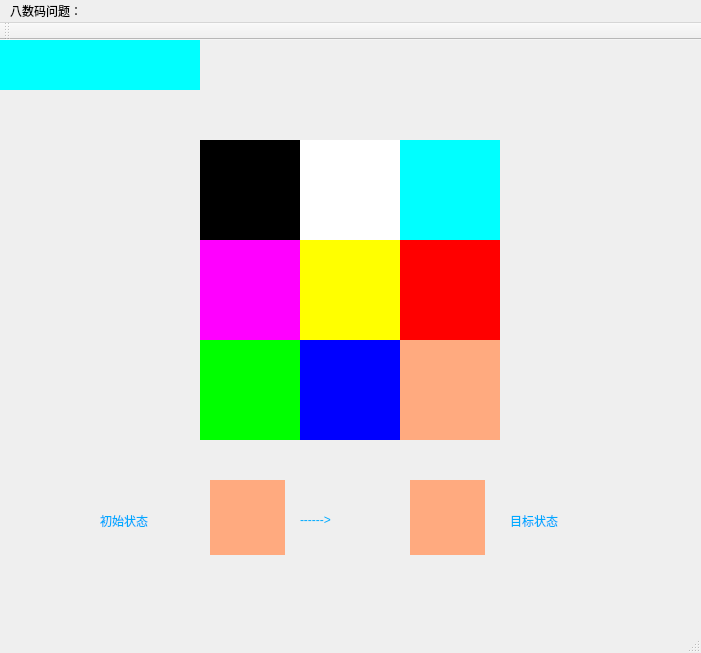
<?xml version="1.0" encoding="UTF-8"?>
<ui version="4.0">
 <class>test1</class>
 <widget class="QMainWindow" name="test1">
  <property name="geometry">
   <rect>
    <x>0</x>
    <y>0</y>
    <width>701</width>
    <height>653</height>
   </rect>
  </property>
  <property name="windowTitle">
   <string>test1</string>
  </property>
  <widget class="QWidget" name="centralWidget">
   <widget class="QLabel" name="label0">
    <property name="geometry">
     <rect>
      <x>200</x>
      <y>100</y>
      <width>100</width>
      <height>100</height>
     </rect>
    </property>
    <property name="layoutDirection">
     <enum>Qt::LeftToRight</enum>
    </property>
    <property name="styleSheet">
     <string notr="true">color: rgb(0, 170, 255);
font: 20pt &quot;方正胖娃_GBK&quot;;
background-color: rgb(0, 0, 0);</string>
    </property>
    <property name="text">
     <string/>
    </property>
   </widget>
   <widget class="QLabel" name="label1">
    <property name="geometry">
     <rect>
      <x>300</x>
      <y>100</y>
      <width>100</width>
      <height>100</height>
     </rect>
    </property>
    <property name="layoutDirection">
     <enum>Qt::LeftToRight</enum>
    </property>
    <property name="styleSheet">
     <string notr="true">color: rgb(0, 170, 255);
font: 20pt &quot;方正胖娃_GBK&quot;;
background-color: rgb(255, 255, 255);

</string>
    </property>
    <property name="text">
     <string/>
    </property>
   </widget>
   <widget class="QLabel" name="label2">
    <property name="geometry">
     <rect>
      <x>400</x>
      <y>100</y>
      <width>100</width>
      <height>100</height>
     </rect>
    </property>
    <property name="styleSheet">
     <string notr="true">color: rgb(0, 170, 255);
font: 20pt &quot;方正胖娃_GBK&quot;;
background-color: rgb(0, 255, 255);</string>
    </property>
    <property name="text">
     <string/>
    </property>
   </widget>
   <widget class="QLabel" name="label3">
    <property name="geometry">
     <rect>
      <x>200</x>
      <y>200</y>
      <width>100</width>
      <height>100</height>
     </rect>
    </property>
    <property name="styleSheet">
     <string notr="true">color: rgb(0, 170, 255);
font: 20pt &quot;方正胖娃_GBK&quot;;
background-color: rgb(255, 0, 255);</string>
    </property>
    <property name="text">
     <string/>
    </property>
   </widget>
   <widget class="QLabel" name="label4">
    <property name="geometry">
     <rect>
      <x>300</x>
      <y>200</y>
      <width>100</width>
      <height>100</height>
     </rect>
    </property>
    <property name="styleSheet">
     <string notr="true">color: rgb(0, 170, 255);
font: 20pt &quot;方正胖娃_GBK&quot;;
background-color: rgb(255, 255, 0);</string>
    </property>
    <property name="text">
     <string/>
    </property>
   </widget>
   <widget class="QLabel" name="label5">
    <property name="geometry">
     <rect>
      <x>400</x>
      <y>200</y>
      <width>100</width>
      <height>100</height>
     </rect>
    </property>
    <property name="styleSheet">
     <string notr="true">color: rgb(0, 170, 255);
font: 20pt &quot;方正胖娃_GBK&quot;;
background-color: rgb(255, 0, 0);</string>
    </property>
    <property name="text">
     <string/>
    </property>
   </widget>
   <widget class="QLabel" name="label6">
    <property name="geometry">
     <rect>
      <x>200</x>
      <y>300</y>
      <width>100</width>
      <height>100</height>
     </rect>
    </property>
    <property name="styleSheet">
     <string notr="true">color: rgb(0, 170, 255);
font: 20pt &quot;方正胖娃_GBK&quot;;
background-color: rgb(0, 255, 0);</string>
    </property>
    <property name="text">
     <string/>
    </property>
   </widget>
   <widget class="QLabel" name="label7">
    <property name="geometry">
     <rect>
      <x>300</x>
      <y>300</y>
      <width>100</width>
      <height>100</height>
     </rect>
    </property>
    <property name="styleSheet">
     <string notr="true">color: rgb(0, 170, 255);
font: 20pt &quot;方正胖娃_GBK&quot;;
background-color: rgb(0,0, 255);</string>
    </property>
    <property name="text">
     <string/>
    </property>
   </widget>
   <widget class="QLabel" name="label8">
    <property name="geometry">
     <rect>
      <x>400</x>
      <y>300</y>
      <width>100</width>
      <height>100</height>
     </rect>
    </property>
    <property name="styleSheet">
     <string notr="true">color: rgb(0, 170, 255);
font: 20pt &quot;方正胖娃_GBK&quot;;
background-color: rgb(255, 170, 127);</string>
    </property>
    <property name="text">
     <string/>
    </property>
   </widget>
   <widget class="QLabel" name="label">
    <property name="geometry">
     <rect>
      <x>0</x>
      <y>0</y>
      <width>200</width>
      <height>50</height>
     </rect>
    </property>
    <property name="styleSheet">
     <string notr="true">color: rgb(0, 170, 255);
font: 15pt &quot;方正胖娃_GBK&quot;;
background-color: rgb(0, 255, 255);</string>
    </property>
    <property name="text">
     <string/>
    </property>
   </widget>
   <widget class="QLabel" name="label8_0">
    <property name="geometry">
     <rect>
      <x>210</x>
      <y>440</y>
      <width>25</width>
      <height>25</height>
     </rect>
    </property>
    <property name="styleSheet">
     <string notr="true">color: rgb(0, 0, 0);
font: 9pt &quot;方正康体简体&quot;;
background-color: rgb(255, 170, 127);</string>
    </property>
    <property name="text">
     <string/>
    </property>
   </widget>
   <widget class="QLabel" name="label8_1">
    <property name="geometry">
     <rect>
      <x>235</x>
      <y>440</y>
      <width>25</width>
      <height>25</height>
     </rect>
    </property>
    <property name="styleSheet">
     <string notr="true">color: rgb(0, 0, 0);
font: 9pt &quot;方正康体简体&quot;;
background-color: rgb(255, 170, 127);</string>
    </property>
    <property name="text">
     <string/>
    </property>
   </widget>
   <widget class="QLabel" name="label8_3">
    <property name="geometry">
     <rect>
      <x>210</x>
      <y>465</y>
      <width>25</width>
      <height>25</height>
     </rect>
    </property>
    <property name="styleSheet">
     <string notr="true">color: rgb(0, 0, 0);
font: 9pt &quot;方正康体简体&quot;;
background-color: rgb(255, 170, 127);</string>
    </property>
    <property name="text">
     <string/>
    </property>
   </widget>
   <widget class="QLabel" name="label8_4">
    <property name="geometry">
     <rect>
      <x>235</x>
      <y>465</y>
      <width>25</width>
      <height>25</height>
     </rect>
    </property>
    <property name="styleSheet">
     <string notr="true">color: rgb(0, 0, 0);
font: 9pt &quot;方正康体简体&quot;;
background-color: rgb(255, 170, 127);</string>
    </property>
    <property name="text">
     <string/>
    </property>
   </widget>
   <widget class="QLabel" name="label8_6">
    <property name="geometry">
     <rect>
      <x>210</x>
      <y>490</y>
      <width>25</width>
      <height>25</height>
     </rect>
    </property>
    <property name="styleSheet">
     <string notr="true">color: rgb(0, 0, 0);
font: 9pt &quot;方正康体简体&quot;;
background-color: rgb(255, 170, 127);</string>
    </property>
    <property name="text">
     <string/>
    </property>
   </widget>
   <widget class="QLabel" name="label8_7">
    <property name="geometry">
     <rect>
      <x>235</x>
      <y>490</y>
      <width>25</width>
      <height>25</height>
     </rect>
    </property>
    <property name="styleSheet">
     <string notr="true">color: rgb(0, 0, 0);
font: 9pt &quot;方正康体简体&quot;;
background-color: rgb(255, 170, 127);
</string>
    </property>
    <property name="text">
     <string/>
    </property>
   </widget>
   <widget class="QLabel" name="label8_2">
    <property name="geometry">
     <rect>
      <x>260</x>
      <y>440</y>
      <width>25</width>
      <height>25</height>
     </rect>
    </property>
    <property name="styleSheet">
     <string notr="true">color: rgb(0, 0, 0);
font: 9pt &quot;方正康体简体&quot;;
background-color: rgb(255, 170, 127);</string>
    </property>
    <property name="text">
     <string/>
    </property>
   </widget>
   <widget class="QLabel" name="label8_5">
    <property name="geometry">
     <rect>
      <x>260</x>
      <y>465</y>
      <width>25</width>
      <height>25</height>
     </rect>
    </property>
    <property name="styleSheet">
     <string notr="true">color: rgb(0, 0, 0);
font: 9pt &quot;方正康体简体&quot;;
background-color: rgb(255, 170, 127);</string>
    </property>
    <property name="text">
     <string/>
    </property>
   </widget>
   <widget class="QLabel" name="label8_8">
    <property name="geometry">
     <rect>
      <x>260</x>
      <y>490</y>
      <width>25</width>
      <height>25</height>
     </rect>
    </property>
    <property name="styleSheet">
     <string notr="true">color: rgb(0, 0, 0);
font: 9pt &quot;方正康体简体&quot;;
background-color: rgb(255, 170, 127);</string>
    </property>
    <property name="text">
     <string/>
    </property>
   </widget>
   <widget class="QLabel" name="label9_2">
    <property name="geometry">
     <rect>
      <x>460</x>
      <y>440</y>
      <width>25</width>
      <height>25</height>
     </rect>
    </property>
    <property name="styleSheet">
     <string notr="true">color: rgb(0, 0, 0);
font: 9pt &quot;方正康体简体&quot;;
background-color: rgb(255, 170, 127);</string>
    </property>
    <property name="text">
     <string/>
    </property>
   </widget>
   <widget class="QLabel" name="label9_0">
    <property name="geometry">
     <rect>
      <x>410</x>
      <y>440</y>
      <width>25</width>
      <height>25</height>
     </rect>
    </property>
    <property name="styleSheet">
     <string notr="true">color: rgb(0, 0, 0);
font: 9pt &quot;方正康体简体&quot;;
background-color: rgb(255, 170, 127);</string>
    </property>
    <property name="text">
     <string/>
    </property>
   </widget>
   <widget class="QLabel" name="label9_8">
    <property name="geometry">
     <rect>
      <x>460</x>
      <y>490</y>
      <width>25</width>
      <height>25</height>
     </rect>
    </property>
    <property name="styleSheet">
     <string notr="true">color: rgb(0, 0, 0);
font: 9pt &quot;方正康体简体&quot;;
background-color: rgb(255, 170, 127);</string>
    </property>
    <property name="text">
     <string/>
    </property>
   </widget>
   <widget class="QLabel" name="label9_7">
    <property name="geometry">
     <rect>
      <x>435</x>
      <y>490</y>
      <width>25</width>
      <height>25</height>
     </rect>
    </property>
    <property name="styleSheet">
     <string notr="true">color: rgb(0, 0, 0);
font: 9pt &quot;方正康体简体&quot;;
background-color: rgb(255, 170, 127);</string>
    </property>
    <property name="text">
     <string/>
    </property>
   </widget>
   <widget class="QLabel" name="label9_1">
    <property name="geometry">
     <rect>
      <x>435</x>
      <y>440</y>
      <width>25</width>
      <height>25</height>
     </rect>
    </property>
    <property name="styleSheet">
     <string notr="true">color: rgb(0, 0, 0);
font: 9pt &quot;方正康体简体&quot;;
background-color: rgb(255, 170, 127);</string>
    </property>
    <property name="text">
     <string/>
    </property>
   </widget>
   <widget class="QLabel" name="label9_4">
    <property name="geometry">
     <rect>
      <x>435</x>
      <y>465</y>
      <width>25</width>
      <height>25</height>
     </rect>
    </property>
    <property name="styleSheet">
     <string notr="true">color: rgb(0, 0, 0);
font: 9pt &quot;方正康体简体&quot;;
background-color: rgb(255, 170, 127);</string>
    </property>
    <property name="text">
     <string/>
    </property>
   </widget>
   <widget class="QLabel" name="label9_5">
    <property name="geometry">
     <rect>
      <x>460</x>
      <y>465</y>
      <width>25</width>
      <height>25</height>
     </rect>
    </property>
    <property name="styleSheet">
     <string notr="true">color: rgb(0, 0, 0);
font: 9pt &quot;方正康体简体&quot;;
background-color: rgb(255, 170, 127);</string>
    </property>
    <property name="text">
     <string/>
    </property>
   </widget>
   <widget class="QLabel" name="label9_3">
    <property name="geometry">
     <rect>
      <x>410</x>
      <y>465</y>
      <width>25</width>
      <height>25</height>
     </rect>
    </property>
    <property name="styleSheet">
     <string notr="true">color: rgb(0, 0, 0);
font: 9pt &quot;方正康体简体&quot;;
background-color: rgb(255, 170, 127);</string>
    </property>
    <property name="text">
     <string/>
    </property>
   </widget>
   <widget class="QLabel" name="label9_6">
    <property name="geometry">
     <rect>
      <x>410</x>
      <y>490</y>
      <width>25</width>
      <height>25</height>
     </rect>
    </property>
    <property name="styleSheet">
     <string notr="true">color: rgb(0, 0, 0);
font: 9pt &quot;方正康体简体&quot;;
background-color: rgb(255, 170, 127);</string>
    </property>
    <property name="text">
     <string/>
    </property>
   </widget>
   <widget class="QLabel" name="label_2">
    <property name="geometry">
     <rect>
      <x>100</x>
      <y>470</y>
      <width>91</width>
      <height>21</height>
     </rect>
    </property>
    <property name="styleSheet">
     <string notr="true">color: rgb(0, 170, 255);
font: 12pt &quot;方正胖娃_GBK&quot;;
</string>
    </property>
    <property name="text">
     <string>初始状态</string>
    </property>
   </widget>
   <widget class="QLabel" name="label_3">
    <property name="geometry">
     <rect>
      <x>510</x>
      <y>470</y>
      <width>111</width>
      <height>21</height>
     </rect>
    </property>
    <property name="styleSheet">
     <string notr="true">color: rgb(0, 170, 255);
font: 12pt &quot;方正胖娃_GBK&quot;;
</string>
    </property>
    <property name="text">
     <string>目标状态</string>
    </property>
   </widget>
   <widget class="QLabel" name="label_4">
    <property name="geometry">
     <rect>
      <x>300</x>
      <y>470</y>
      <width>101</width>
      <height>20</height>
     </rect>
    </property>
    <property name="styleSheet">
     <string notr="true">color: rgb(0, 170, 255);
font: 12pt &quot;方正胖娃_GBK&quot;;
</string>
    </property>
    <property name="text">
     <string>------&gt;</string>
    </property>
   </widget>
  </widget>
  <widget class="QMenuBar" name="menuBar">
   <property name="geometry">
    <rect>
     <x>0</x>
     <y>0</y>
     <width>701</width>
     <height>26</height>
    </rect>
   </property>
   <widget class="QMenu" name="menu">
    <property name="geometry">
     <rect>
      <x>363</x>
      <y>116</y>
      <width>137</width>
      <height>54</height>
     </rect>
    </property>
    <property name="title">
     <string>八数码问题：</string>
    </property>
   </widget>
   <addaction name="menu"/>
  </widget>
  <widget class="QToolBar" name="mainToolBar">
   <attribute name="toolBarArea">
    <enum>TopToolBarArea</enum>
   </attribute>
   <attribute name="toolBarBreak">
    <bool>false</bool>
   </attribute>
  </widget>
  <widget class="QStatusBar" name="statusBar"/>
 </widget>
 <layoutdefault spacing="6" margin="11"/>
 <resources/>
 <connections/>
</ui>
